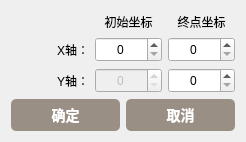
<?xml version="1.0" encoding="UTF-8"?>
<ui version="4.0">
 <class>Dialog</class>
 <widget class="QDialog" name="Dialog">
  <property name="geometry">
   <rect>
    <x>0</x>
    <y>0</y>
    <width>246</width>
    <height>130</height>
   </rect>
  </property>
  <property name="windowTitle">
   <string>Dialog</string>
  </property>
  <property name="styleSheet">
   <string notr="true">QPushButton
{
	background-color: #9a8f84; /*背景色*/ 
	border-style: outset;
	border-radius:5px; /*边界圆滑*/
	font: bold 14px;
	color:white; /*字体颜色*/
	font-family:;
	font: 9pt &quot;宋体&quot;;
	padding: 5px;
}
 
QPushButton:hover
{
	background-color: #1E90FF;
}
 
QPushButton:pressed
{
	background-color: rgb(0, 150, 0); /*伪状态经过时背景色*/ 
	border-style: inset;
}
QPushButton:!enabled{
	background-color: rgb(188, 188, 188);
	border-style: inset;
}</string>
  </property>
  <layout class="QGridLayout" name="gridLayout_2">
   <item row="0" column="0" colspan="2">
    <layout class="QGridLayout" name="gridLayout">
     <item row="0" column="0">
      <spacer name="horizontalSpacer">
       <property name="orientation">
        <enum>Qt::Horizontal</enum>
       </property>
       <property name="sizeHint" stdset="0">
        <size>
         <width>40</width>
         <height>20</height>
        </size>
       </property>
      </spacer>
     </item>
     <item row="0" column="1">
      <widget class="QLabel" name="label">
       <property name="text">
        <string>初始坐标</string>
       </property>
       <property name="alignment">
        <set>Qt::AlignBottom|Qt::AlignHCenter</set>
       </property>
      </widget>
     </item>
     <item row="0" column="2">
      <widget class="QLabel" name="label_2">
       <property name="text">
        <string>终点坐标</string>
       </property>
       <property name="alignment">
        <set>Qt::AlignBottom|Qt::AlignHCenter</set>
       </property>
      </widget>
     </item>
     <item row="1" column="0">
      <widget class="QLabel" name="label_3">
       <property name="text">
        <string>X轴：</string>
       </property>
       <property name="alignment">
        <set>Qt::AlignRight|Qt::AlignTrailing|Qt::AlignVCenter</set>
       </property>
      </widget>
     </item>
     <item row="1" column="1">
      <widget class="QSpinBox" name="x_start">
       <property name="enabled">
        <bool>true</bool>
       </property>
       <property name="minimumSize">
        <size>
         <width>0</width>
         <height>25</height>
        </size>
       </property>
       <property name="styleSheet">
        <string notr="true"/>
       </property>
       <property name="alignment">
        <set>Qt::AlignCenter</set>
       </property>
       <property name="readOnly">
        <bool>false</bool>
       </property>
       <property name="maximum">
        <number>999999999</number>
       </property>
       <property name="singleStep">
        <number>100</number>
       </property>
       <property name="stepType">
        <enum>QAbstractSpinBox::AdaptiveDecimalStepType</enum>
       </property>
      </widget>
     </item>
     <item row="1" column="2">
      <widget class="QSpinBox" name="x_stop">
       <property name="minimumSize">
        <size>
         <width>0</width>
         <height>25</height>
        </size>
       </property>
       <property name="styleSheet">
        <string notr="true"/>
       </property>
       <property name="alignment">
        <set>Qt::AlignCenter</set>
       </property>
       <property name="readOnly">
        <bool>false</bool>
       </property>
       <property name="maximum">
        <number>999999999</number>
       </property>
       <property name="singleStep">
        <number>100</number>
       </property>
      </widget>
     </item>
     <item row="2" column="0">
      <widget class="QLabel" name="label_4">
       <property name="text">
        <string>Y轴：</string>
       </property>
       <property name="alignment">
        <set>Qt::AlignRight|Qt::AlignTrailing|Qt::AlignVCenter</set>
       </property>
      </widget>
     </item>
     <item row="2" column="1">
      <widget class="QSpinBox" name="y_start">
       <property name="enabled">
        <bool>false</bool>
       </property>
       <property name="minimumSize">
        <size>
         <width>0</width>
         <height>25</height>
        </size>
       </property>
       <property name="styleSheet">
        <string notr="true"/>
       </property>
       <property name="alignment">
        <set>Qt::AlignCenter</set>
       </property>
       <property name="maximum">
        <number>999999999</number>
       </property>
       <property name="singleStep">
        <number>200</number>
       </property>
      </widget>
     </item>
     <item row="2" column="2">
      <widget class="QSpinBox" name="y_stop">
       <property name="minimumSize">
        <size>
         <width>0</width>
         <height>25</height>
        </size>
       </property>
       <property name="styleSheet">
        <string notr="true"/>
       </property>
       <property name="alignment">
        <set>Qt::AlignCenter</set>
       </property>
       <property name="readOnly">
        <bool>false</bool>
       </property>
       <property name="maximum">
        <number>999999999</number>
       </property>
       <property name="singleStep">
        <number>200</number>
       </property>
      </widget>
     </item>
    </layout>
   </item>
   <item row="1" column="0">
    <widget class="QPushButton" name="btnOk">
     <property name="text">
      <string>确定</string>
     </property>
    </widget>
   </item>
   <item row="1" column="1">
    <widget class="QPushButton" name="btnCancel">
     <property name="text">
      <string>取消</string>
     </property>
    </widget>
   </item>
  </layout>
 </widget>
 <resources/>
 <connections>
  <connection>
   <sender>btnOk</sender>
   <signal>clicked()</signal>
   <receiver>Dialog</receiver>
   <slot>accept()</slot>
   <hints>
    <hint type="sourcelabel">
     <x>64</x>
     <y>109</y>
    </hint>
    <hint type="destinationlabel">
     <x>122</x>
     <y>64</y>
    </hint>
   </hints>
  </connection>
  <connection>
   <sender>btnCancel</sender>
   <signal>clicked()</signal>
   <receiver>Dialog</receiver>
   <slot>reject()</slot>
   <hints>
    <hint type="sourcelabel">
     <x>181</x>
     <y>109</y>
    </hint>
    <hint type="destinationlabel">
     <x>122</x>
     <y>64</y>
    </hint>
   </hints>
  </connection>
 </connections>
</ui>
